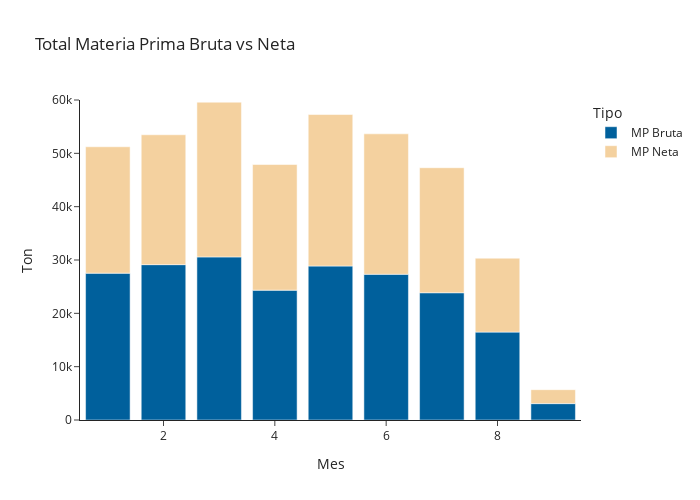

Notebook code cell kept with this figure:
### Code cell
import plotly.express as px
from plotly.subplots import make_subplots
import plotly.graph_objects as go

datos_w=pd.pivot_table(datos, index='Mes', columns='Tipo', values='Valor', aggfunc=np.sum)

fig_industria = px.bar(datos_w, x=datos_w.index,
            y=['MP Bruta','MP Neta'], title="Total Materia Prima Bruta vs Neta",
            labels={'Mes':'Mes','value':'Ton','variable':'Tipo'},
            color_discrete_map={"MP Bruta": "#00609C", "MP Neta": "#F4D19F"},
            template="simple_white",
            width=700, 
            height=500,
            )

fig_industria.update_layout(yaxis_range=[0,60000])

fig_industria.show()

### Figure 1 — Plotly figure (JSON) as saved in the notebook; plotly's stock layout.template omitted (floating-point values rounded to 4 significant figures)
{"data": [{"alignmentgroup": "True", "hovertemplate": "Tipo=MP Bruta<br>Mes=%{x}<br>Ton=%{y}<extra></extra>", "legendgroup": "MP Bruta", "marker": {"color": "#00609C", "pattern": {"shape": ""}}, "name": "MP Bruta", "offsetgroup": "MP Bruta", "orientation": "v", "showlegend": true, "textposition": "auto", "type": "bar", "x": [1, 2, 3, 4, 5, 6, 7, 8, 9], "xaxis": "x", "y": [27530.0, 29130.0, 30580.0, 24350.0, 28870.0, 27320.0, 23860.0, 16480.0, 3074.0], "yaxis": "y"}, {"alignmentgroup": "True", "hovertemplate": "Tipo=MP Neta<br>Mes=%{x}<br>Ton=%{y}<extra></extra>", "legendgroup": "MP Neta", "marker": {"color": "#F4D19F", "pattern": {"shape": ""}}, "name": "MP Neta", "offsetgroup": "MP Neta", "orientation": "v", "showlegend": true, "textposition": "auto", "type": "bar", "x": [1, 2, 3, 4, 5, 6, 7, 8, 9], "xaxis": "x", "y": [23700.0, 24350.0, 29020.0, 23550.0, 28400.0, 26330.0, 23440.0, 13870.0, 2612.0], "yaxis": "y"}], "layout": {"barmode": "relative", "height": 500, "legend": {"title": {"text": "Tipo"}, "tracegroupgap": 0}, "title": {"text": "Total Materia Prima Bruta vs Neta"}, "width": 700, "xaxis": {"anchor": "y", "domain": [0, 1], "title": {"text": "Mes"}}, "yaxis": {"anchor": "x", "domain": [0, 1], "range": [0, 60000], "title": {"text": "Ton"}}}}
